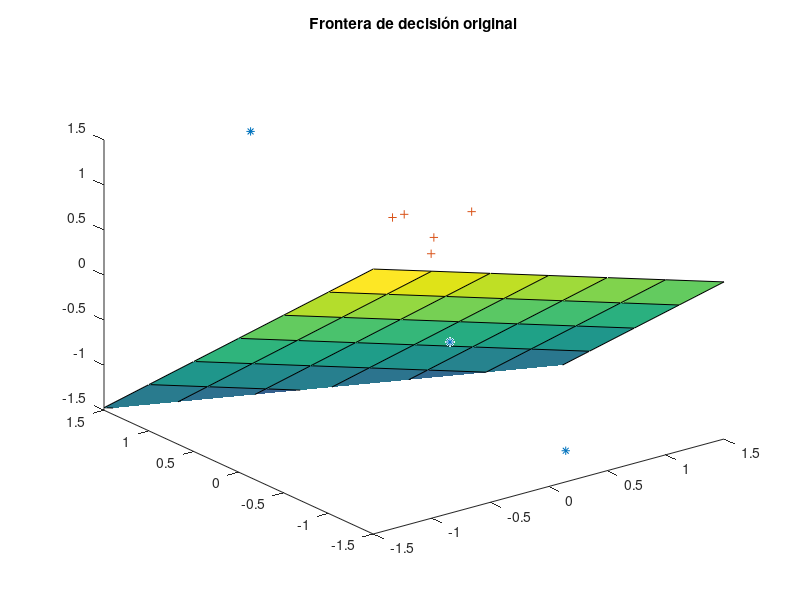

The MATLAB script that drew this image: (Note: this script raises an error after producing the figure.)
%% PRÁCTICA 14.9 Clasificación lineal en tres dimensiones.

clc, close all, clear all
% Datos:
x = [0   -0.3 -0.4  0.3 0.3 0.4 0.2 0.3 0.8; ...
    -0.4 -0.2  1.3 -1.3 0.5 0.3 0.5 .2 0.4;
    -0.4 -0.2  1.3 -1.3 0.5 0.3 0.5 .2 0.4]; 
t =[ 0    0    0    0   1   1   1   1  1  ]; % salidas deseadas
w= rand(1,3); % pesos creados aleatoriamente
b= rand; % bias creado aleatoriamente
%  Gráfico de los puntos en 3D:
plot3(x(1,1:4),x(2,1:4),x(3,1:4),'*');hold on
plot3(x(1,5:9),x(2,5:9),x(3,5:9),'+');hold on
axis([-1.5 1.5 -1.5 1.5 -1.5 1.5]);hold on

[X,Y]=meshgrid(-1.5:.5:1.5);
Z=(-b-w(1)*X-w(2)*Y)./w(3);
surf(X,Y,Z);hold;
title('Frontera de decisión original')  
video_evolucion = VideoWriter('Frontera3D'); %  Creación del objeto VideoWriter
video_evolucion.FrameRate = 1;
open(video_evolucion);
figure
for j=1:30 %  Probar con 30 épocas o iteraciones a ver si converge.
    y=paso(w*x+b);
    if all(t==y) break, end    
        w=w+(t-y)*x';
        b=b+(t-y)*ones(length(x),1);
        plot3(x(1,1:4),x(2,1:4),x(3,1:4),'*');hold on
        plot3(x(1,5:9),x(2,5:9),x(3,5:9),'+');hold on
        axis([-1.5 1.5 -1.5 1.5 -1.5 1.5]);hold on
        [X,Y]=meshgrid(-1.5:.5:1.5);
        Z=(-b-w(1)*X-w(2)*Y)./w(3);
        surf(X,Y,Z);hold;
        title('Evolución de la frontera de decisión')  
        M = getframe(gcf);
        writeVideo(video_evolucion,M);
end
if j==40
    fprintf('Solución no encontrada.\n')
else
      fprintf('Solución encontrada en %i epocas.\n',j) 
end
y=paso(w*x+b);
close(video_evolucion)
